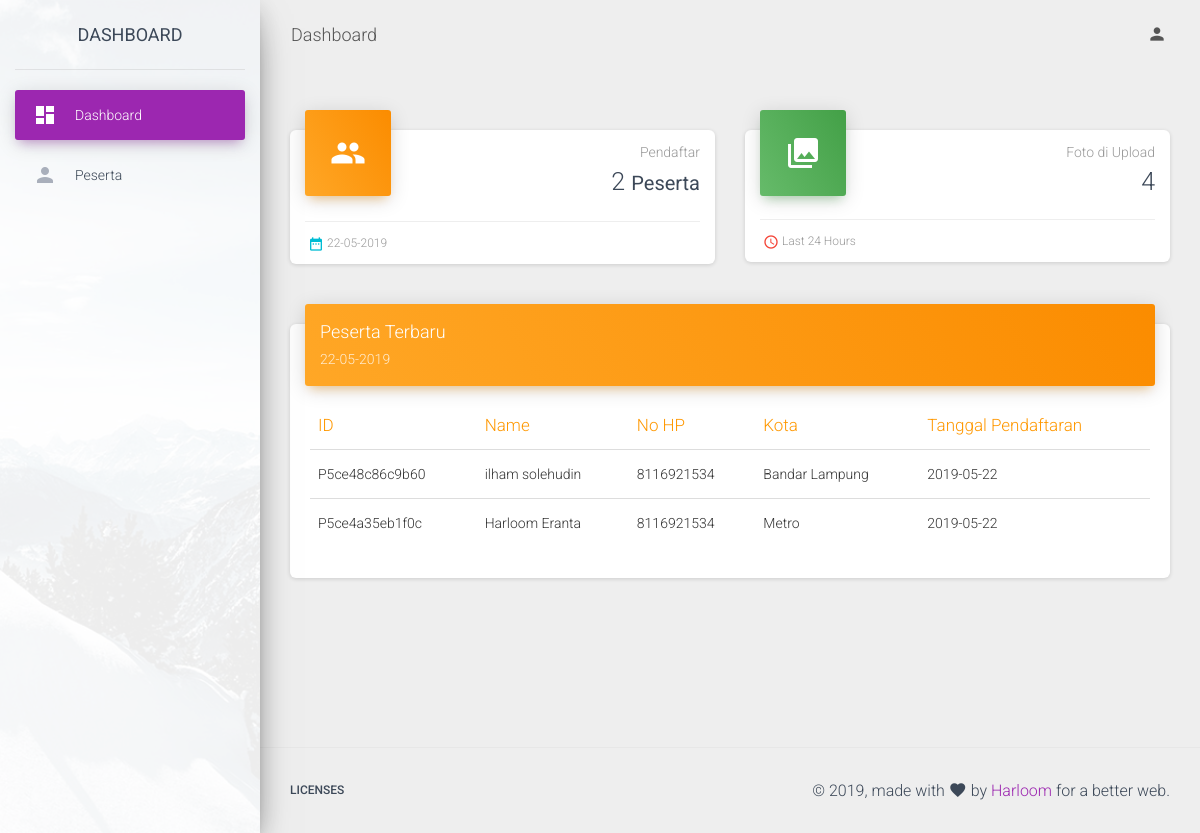
Screenshot of /dashboard/index.php (signed in) with the database file from the repository.
### tables this page shows
CREATE TABLE `peserta` (
  `id_peserta` varchar(20) NOT NULL,
  `nama_depan` varchar(50) DEFAULT NULL,
  `url_imageKTP` varchar(200) DEFAULT NULL,
  `no_handphone` varchar(16) DEFAULT NULL,
  `alamat` varchar(100) DEFAULT NULL,
  `nama_belakang` varchar(50) DEFAULT NULL,
  `jenis_kelamin` varchar(200) DEFAULT NULL,
  `asal_kota` varchar(50) DEFAULT NULL,
  `email` varchar(30) DEFAULT NULL,
  `tgl_pendaftaran` date NOT NULL,
  PRIMARY KEY (`id_peserta`)
);

### db/database.php (called while the page is built, shortened)
<?php
class database
{
    public $host = "localhost";
    public $uname = "root";
    public $pass = "";
    public $db = "db_aspi";
    public $connect;
    public function __construct()
    {
        $this->connect = mysqli_connect($this->host, $this->uname, $this->pass, $this->db);
    }
    function getPeserta(){
        $sql = "CALL lihat_peserta() ;";
        $res =  mysqli_query($this->connect,$sql);
        $rows = [];
        while($row = mysqli_fetch_assoc($res)){
            $rows[] = $row;
        }
        return $rows;
    }
    function cekTotal($sql){
        mysqli_next_result($this->connect);
        $res = mysqli_query($this->connect,$sql);
        $jumlah =  mysqli_fetch_assoc($res);
        return $jumlah['COUNT(*)'];
    }
}

### dashboard/index.php (the view, shortened to what this page needs)
<?php
include "../db/database.php";
$db = new database();
$datas = $db->getPeserta();
$jumlahPeserta = $db->cekTotal("call jumlah_peserta()");
?>
<!DOCTYPE html>
<html lang="en">
<head>
  <link rel="stylesheet" href="https://maxcdn.bootstrapcdn.com/font-awesome/latest/css/font-awesome.min.css">
  <link href="assets/css/material-dashboard.css?v=2.1.1" rel="stylesheet" />
  <link href="assets/demo/demo.css" rel="stylesheet" />
</head>
<body class="">
  <div class="wrapper ">
    <div class="sidebar" data-color="purple" data-background-color="white" data-image="assets/img/sidebar-1.jpg">
      <div class="logo">
        <a href="#" class="simple-text logo-normal">
          Dashboard
        </a>
      </div>
      <div class="sidebar-wrapper">
        <ul class="nav">
          <li class="nav-item active  ">
            <a class="nav-link" href="#">
              <i class="material-icons">dashboard</i>
              <p>Dashboard</p>
            </a>
          </li>
          <li class="nav-item ">
            <a class="nav-link" href="peserta.php">
              <i class="material-icons">person</i>
              <p>Peserta</p>
            </a>
          </li>
        </ul>
      </div>
    </div>
    <div class="main-panel">
      <nav class="navbar navbar-expand-lg navbar-transparent navbar-absolute fixed-top ">
        <div class="container-fluid">
          <div class="navbar-wrapper">
            <a class="navbar-brand" href="#pablo">Dashboard</a>
          </div>
          <div class="collapse navbar-collapse justify-content-end">
            <ul class="navbar-nav">
              <li class="nav-item dropdown">
                <a class="nav-link" href="#pablo" id="navbarDropdownProfile" data-toggle="dropdown" aria-haspopup="true"
                  aria-expanded="false">
                  <i class="material-icons">person</i>
                </a>
              </li>
            </ul>
          </div>
        </div>
      </nav>
      <div class="content">
        <div class="container-fluid">
          <div class="row">
            <div class="col-lg-6 col-md-6 col-sm-6">
              <div class="card card-stats">
                <div class="card-header card-header-warning card-header-icon">
                  <div class="card-icon">
                    <i class="material-icons">people</i>
                  </div>
                  <p class="card-category">Pendaftar</p>
                  <h3 class="card-title"><?=$jumlahPeserta ?>
                    <small>Peserta</small>
                  </h3>
                </div>
                <div class="card-footer">
                  <div class="stats">
                    <i class="material-icons text-info">date_range</i>
                    <?=date("d-m-Y")?>
                  </div>
                </div>
              </div>
            </div>
            <div class="col-lg-6 col-md-6 col-sm-6">
              <div class="card card-stats">
                <div class="card-header card-header-success card-header-icon">
                  <div class="card-icon">
                    <i class="material-icons">collections</i>
                  </div>
                  <p class="card-category">Foto di Upload</p>
                  <h3 class="card-title"><?=$db->cekTotal("SELECT COUNT(*) from foto_kontes");?></h3>
                </div>
                <div class="card-footer">
                  <div class="stats">
                    <i class="material-icons text-danger">access_time</i> Last 24 Hours
                  </div>
                </div>
              </div>
            </div>
          </div>
          <div class="row">
            <div class="col-lg-12 col-md-12">
              <div class="card">
                <div class="card-header card-header-warning">
                  <h4 class="card-title">Peserta Terbaru</h4>
                  <p class="card-category"><?=date("d-m-Y")?></p>
                </div>
                <div class="card-body table-responsive">
                  <table class="table table-hover">
                    <thead class="text-warning">
                      <th>ID</th>
                      <th>Name</th>
                      <th>No HP</th>
                      <th>Kota</th>
                      <th>Tanggal Pendaftaran</th>
                    </thead>
                    <tbody>
                    <?php
                      foreach ($datas as $dt):
                      ?>
                      <tr>
                        <td><?= $dt["id_peserta"]?></td>
                        <td><?=$dt["nama_depan"] . " " . $dt["nama_belakang"]?></td>
                        <td><?=$dt["no_handphone"]?></td>
                        <td><?=$dt["asal_kota"]?></td>
                        <td><?= $dt["tgl_pendaftaran"]?></td>
                      </tr>
                      <?php endforeach?>
                    </tbody>
                  </table>
                </div>
              </div>
            </div>
          </div>
        </div>
      </div>
      <footer class="footer">
        <div class="container-fluid">
          <nav class="float-left">
            <ul>
              <li>
                <a href="https://www.creative-tim.com/license">
                  Licenses
                </a>
              </li>
            </ul>
          </nav>
          <div class="copyright float-right">
            &copy;
            , made with <i class="material-icons">favorite</i> by
            <a href="https://www.creative-tim.com" target="_blank">Harloom</a> for a better web.
          </div>
        </div>
      </footer>
    </div>
  </div>
</body>
</html>

### rows the page displays
peserta: id_peserta "P5ce48c86c9b60", nama_depan "ilham", nama_belakang "solehudin", no_handphone "8116921534", asal_kota "Bandar Lampung", tgl_pendaftaran "2019-05-22"
peserta: id_peserta "P5ce4a35eb1f0c", nama_depan "Harloom", nama_belakang "Eranta", no_handphone "8116921534", asal_kota "Metro", tgl_pendaftaran "2019-05-22"

### other values shown
$jumlahPeserta "2"
$db->cekTotal("SELECT COUNT(*) from foto_kontes") "4"
